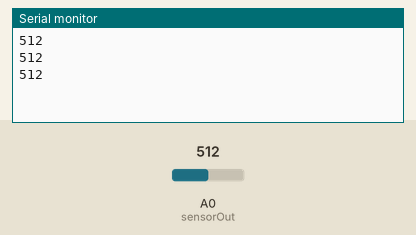
This sketch was run on a simulated Arduino Uno, built with avr-gcc and run on an emulated ATmega328P. On the bench: the last lines printed to the serial monitor. The inputs (shaded band) are chosen by the test bench; at power-on: A0 (sensorOut) = 512.

Above: at 1.8 s.
1.9 s: A0 (sensorOut) set to 716
At 2.4 s:
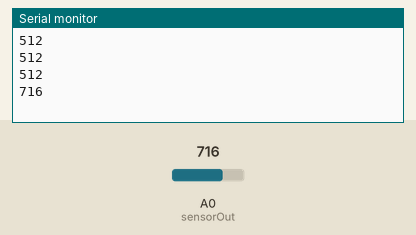
3.4 s: A0 (sensorOut) set to 900
At 3.9 s:
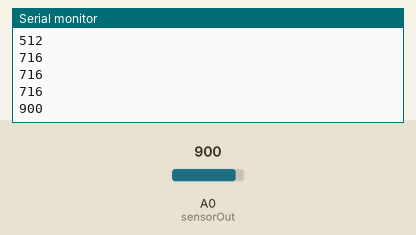
Timing chart, 0 to 6.4 s (numbered marks = the images above; inputs shaded):
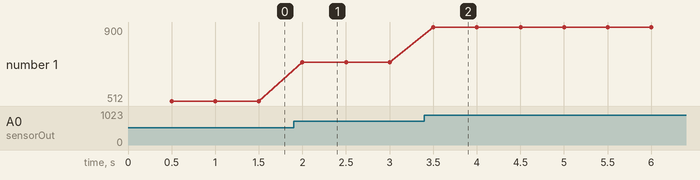

Measured:
- after the input at 1.9 s, the serial monitor: prints a new line after 0.10 s (image 1)
- after the input at 3.4 s, the serial monitor: prints a new line after 0.10 s (image 2)
- plotted number 1: 512 → 716 after the input at 1.9 s, 716 → 900 after the input at 3.4 s

The sketch:

LR_IR_TEST.ino
```cpp
int sensorOut = A0;
int val = 0;

void setup()
{
  Serial.begin(9600);               // starts the serial monitor
  pinMode(sensorOut, INPUT);
}

void loop()
{
  delay(500);
  val = analogRead(sensorOut);       // reads the value of the sharp sensor
  Serial.println(val);               // prints the value of the sensor to the serial monitor
}
```
